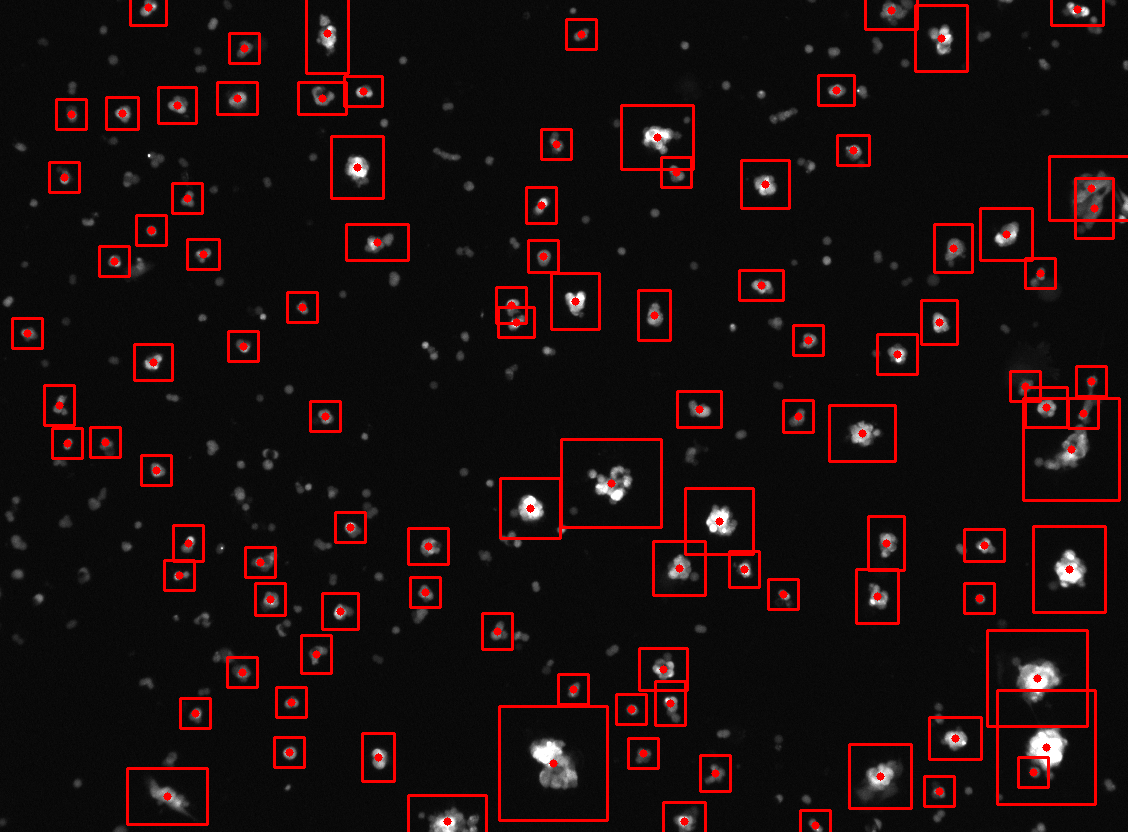
#> input picture saved_images/0.png, 1128 x 832 px
$ python -i maskcreation.py   (imports and definitions only)
#> lines starting #> are read from the running program, lines starting #| are printed output that depends on the picture; after the words box and inside, x2 and y2 are one past the last pixel; in counts of white or black regions, pixels touching at a corner belong together
#> further down, picture is the input picture: shape (832, 1128, 3); mean B, G, R 13.1, 13.1, 27.4
### improcessing.py
import cv2
import numpy as np

def apply_blur(image, kernel_size=5):
    return cv2.GaussianBlur(image, (kernel_size,kernel_size), cv2.BORDER_DEFAULT)

def apply_canny(image, threshold1=100, threshold2=230):
    return cv2.Canny(np.uint8(image), threshold1=threshold1, threshold2=threshold2)

def apply_closure(image, kernel_size=5):
    kernel = np.ones((kernel_size,kernel_size),np.uint8)
    return cv2.morphologyEx(image, cv2.MORPH_CLOSE, kernel)

# preserve_background will restore the background to its original value;
# otherwise we will clip anything darker than the background
def apply_contrast(image, factor=2, peak_offset=0, preserve_background=True):
#> called with factor = 2, peak_offset = 0, preserve_background = True
    peak = cv2.calcHist([image], [0], None, [256], [0,256]).argmax()
#> peak = 9
    image = np.float64(image) - peak
    if peak_offset:
        image += peak_offset
    image *= factor
    if preserve_background:
        image = image + peak - peak_offset
    return np.uint8(np.clip(image, 0, 255))
#> in apply_canny, `return cv2.Canny(np.uint8(image), threshold1=threshold1, threshold2=th..`:
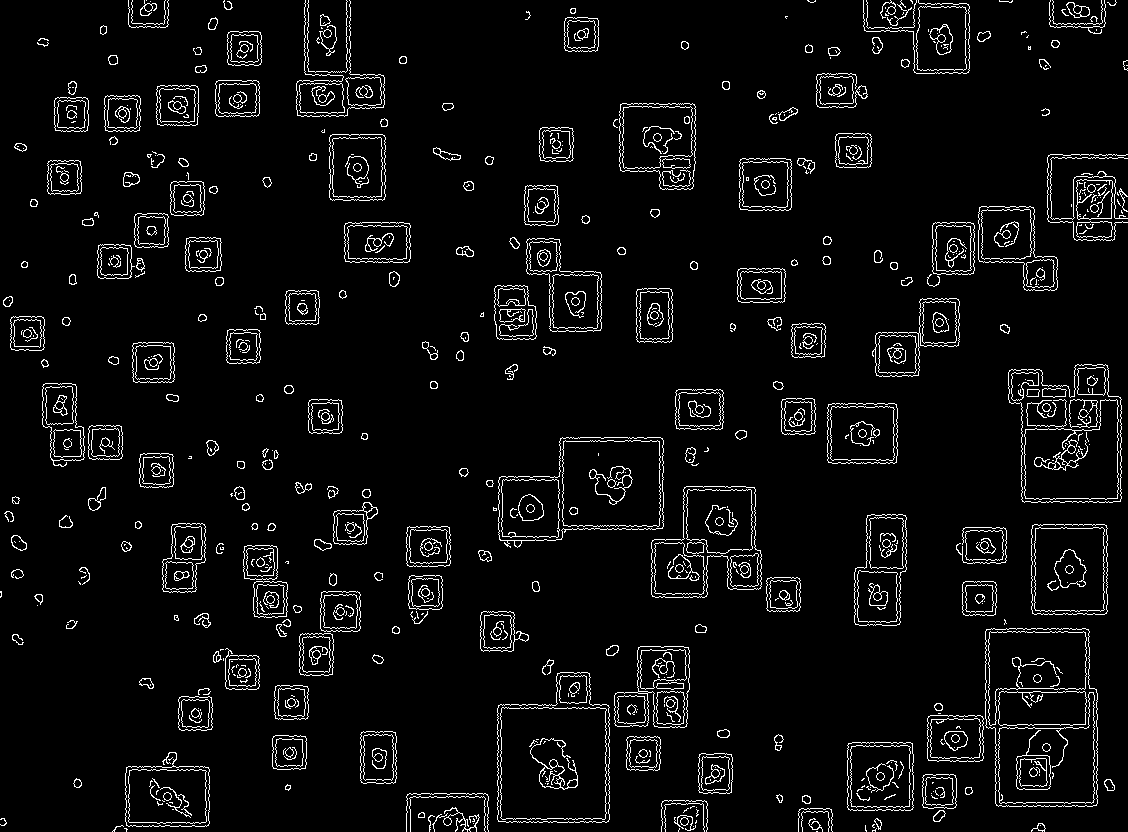
#> returned value: shape (832, 1128); 5% white in thin lines or dots
#> in apply_closure, `return cv2.morphologyEx(image, cv2.MORPH_CLOSE, kernel)`: returned value: shape (832, 1128); 12% white; 243 white regions (11 under 20 px), largest, box (x1, y1, x2, y2) and area: (927, 619, 1098, 807) 6453, (497, 646, 690, 823) 5351, (1008, 364, 1122, 503) 5066

def apply_denoise(image, h=3):
    return cv2.fastNlMeansDenoising(image, h=h)

def apply_imfill(image):
    t = image.copy()
    y_dim, x_dim = image.shape
#> y_dim = 832; x_dim = 1128
    mask = np.zeros((y_dim+2,x_dim+2), np.uint8)
    t = cv2.floodFill(t, mask, (0,0), 255)[1]
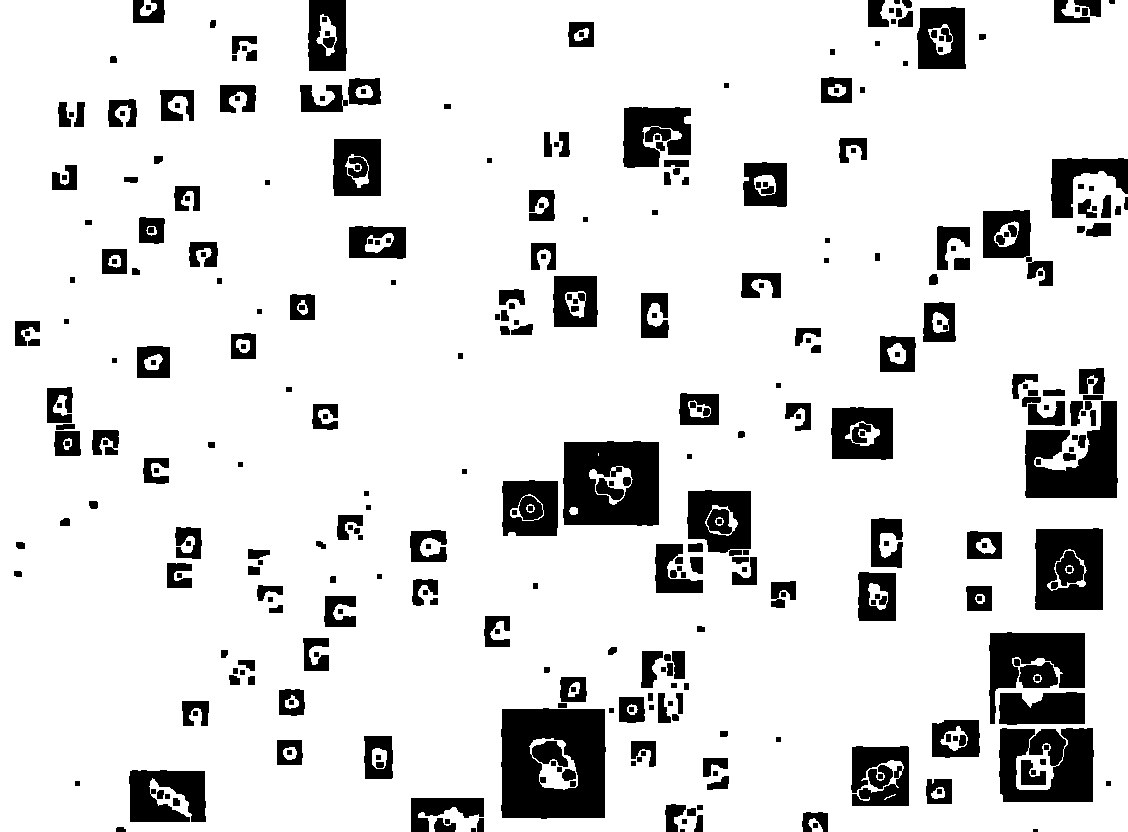
#> t: shape (832, 1128); 86% white; 356 black regions (2 under 20 px), largest, box (x1, y1, x2, y2) and area: (501, 708, 606, 819) 10129, (563, 441, 659, 526) 6979, (1025, 401, 1118, 498) 5550
    t = cv2.floodFill(t, mask, (0, y_dim-1), 255)[1]
    t = cv2.floodFill(t, mask, (x_dim-1, 0), 255)[1]
    t = cv2.floodFill(t, mask, (x_dim-1, y_dim-1), 255)[1]
    return image | cv2.bitwise_not(t)
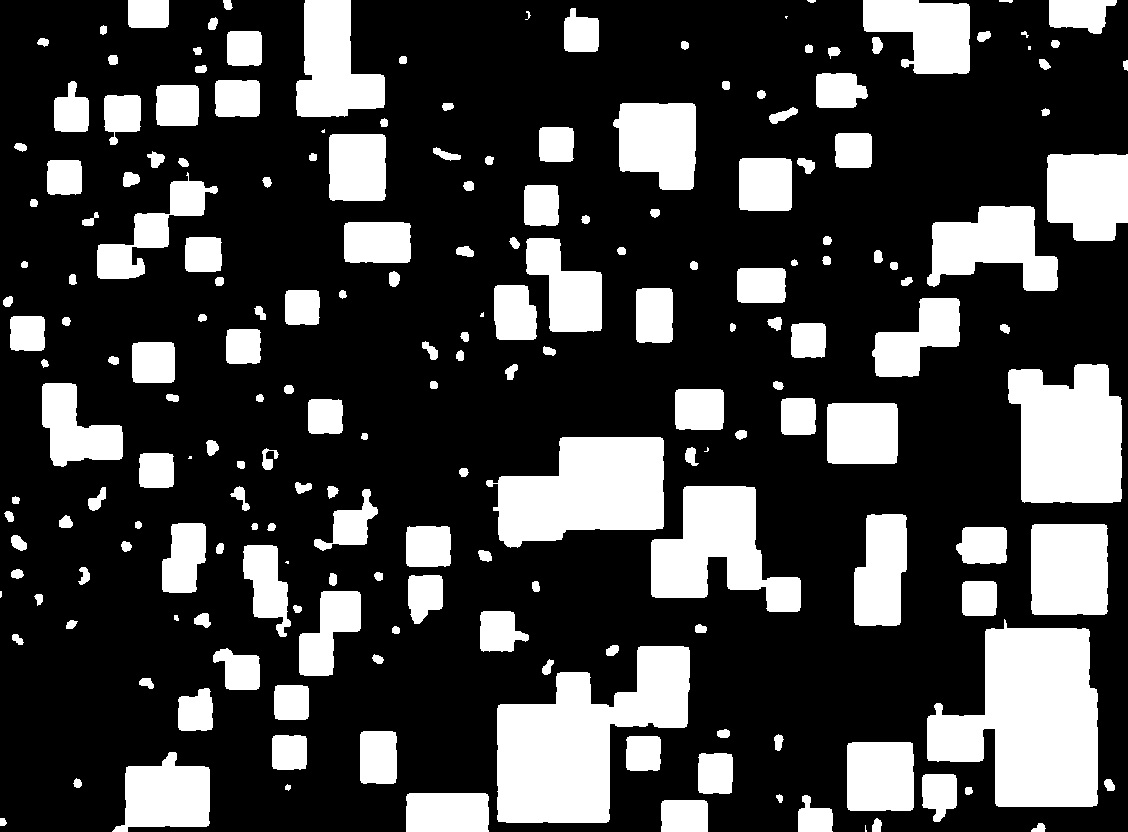
#> returned value: shape (832, 1128); 26% white; 199 white regions (9 under 20 px), largest, box (x1, y1, x2, y2) and area: (927, 619, 1098, 807) 21640, (497, 646, 690, 823) 19543, (486, 437, 664, 548) 13876

# [6 lines left out: function apply_sharpen, not called in this run]

def apply_sobel(image, kernel_size=5):
    # ddepth=-1 preserves the source depth
    return cv2.Sobel(src=image, ddepth=-1, dx=1, dy=1, ksize=kernel_size)

# connectivity: 4 to exclude diagonals, 8 to include
def get_num_components(image, connectivity=8):
    return cv2.connectedComponentsWithStats(image, connectivity)[0] - 1

def scale_image(image, max_value=255):
    return np.uint8(np.float64(image) * max_value / image.max())

### maskcreation.py
import cv2
import numpy as np
import yaml

from scipy import stats

from displaytools import *
from improcessing import *

def get_mask_image(image, mask_params='params_gray_mask.yml', verbosity=0):
    if type(mask_params) == str:
        with open(mask_params, 'r') as f:
            param_file = yaml.load(f, Loader=yaml.FullLoader)
            mode = param_file['mode']
            params = param_file['params']
    else:
        mode = mask_params['mode']
        params = mask_params['params']

    if verbosity:
        print("Using mode '%s'." % mode)

    if verbosity and params.get('clipLimit'):
        import matplotlib.pyplot as plt  # this is an expensive import, so put it here
        fig, (ax1, ax2) = plt.subplots(1, 2, figsize=(15,5))
        hist1 = cv2.calcHist([image], [0], None, [256], [0,256])
        ax1.plot(hist1)
        ax1.set_title("Raw Image")
        ax1.set_xlim([0,256])
        ax1.set_ylim([0,hist1.max()])

    # Save a processed image for later
    # Note that these parameters are intentionally hard-coded
    # We are also deliberately not sharpening here
    if params.get('canny_unmasking'):
        enhanced = apply_contrast(image, 2)  # hard-coded factor
        canny = apply_canny(enhanced, *params.get('canny_unmasking'))
        # Binarize this so that we can apply operations on it later
        canny_filled = np.uint8(apply_imfill(apply_closure(canny, 5)) != 0)

    ### IMAGE PREPROCESSING ###

    if params.get('invert_image'):
        image = 255 - image
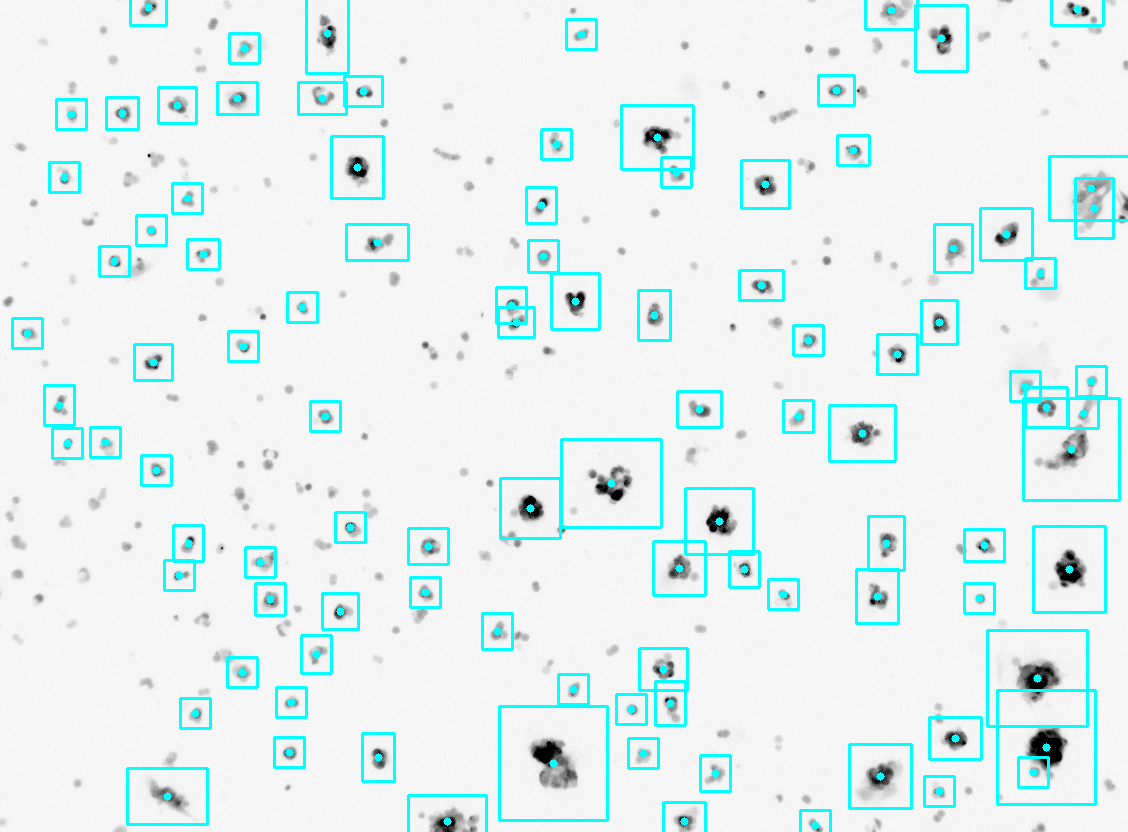
#> image: shape (832, 1128, 3); mean B, G, R 241.9, 241.9, 227.6

    if params.get('denoise_pre'):
        if verbosity:
            print("Denoising with intensity %i." % params['denoise_pre'])
        image = apply_denoise(image, params['denoise_pre'])

    if params.get('contrast'):
        if verbosity:
            print(("Enhancing contrast by factor of %.2f, with "
                   "offset=%s and preserve_background=%s.") %
                  (params['contrast'], params['offset'], params['preserve_background']))
        image = apply_contrast(image, params['contrast'],
                               params['offset'], params['preserve_background'])

    if params.get('clipLimit'):
        if verbosity:
            print("Equalizing histogram.")
        image = cv2.createCLAHE(params['clipLimit'], tileGridSize=(8,8)) \
                   .apply(image)

    if params.get('denoise_post'):
        if verbosity:
            print("Denoising with intensity %i." % params['denoise_post'])
        image = apply_denoise(image, params['denoise_post'])

    if verbosity and params.get('clipLimit'):
        ax2.plot(cv2.calcHist([image], [0], None, [256], [0,256]))
        ax2.set_title("Preprocessed")
        ax2.set_xlim([0,256])
        ax2.set_ylim([0,hist1.max()])

    ### IMAGE BINARIZATION ###

    if mode == "background_filter":
        peak = cv2.calcHist([image], [0], None, [256], [0,256]).argmax()
        lower = peak - params['lower_width']
        upper = peak + params['upper_width']
        if verbosity:
            print("Filtering background between values %i and %i." % (lower, upper))
        binarized = np.uint8((image < lower) | (image > upper))
    elif mode == "edge_canny":
        if verbosity:
            print("Applying Canny with thresholds %i and %i." %
                  (params['canny_thresh1'], params['canny_thresh2']))
        image = apply_sharpen(image)
        binarized = apply_canny(image, params['canny_thresh1'], params['canny_thresh2'])
    elif mode == "edge_sobel":
        if verbosity:
            print("Applying Sobel with kernel size of %i." % params['sobel_ks'])
        image = apply_sharpen(image)
        sobel = apply_sobel(image, params['sobel_ks'])
        _, binarized = cv2.threshold(sobel, 0, 255, cv2.THRESH_BINARY+cv2.THRESH_OTSU)
    elif mode == "kmeans":
        if verbosity:
            print("Applying k-means with %i attempts." % params['attempts'])
        criteria = (cv2.TERM_CRITERIA_EPS + cv2.TERM_CRITERIA_MAX_ITER, 10, 1.0)
        _, labels, _ = cv2.kmeans(np.float32(raw_image.flatten()), 2, None, criteria,
                       params['attempts'], cv2.KMEANS_PP_CENTERS)
        binarized = np.uint8(labels.reshape(image.shape))
        if stats.mode(labels.flatten()).mode[0]:
            binarized = cv2.bitwise_not(binarized)  # POSSIBLE BUG, COMPARE TO (1 - binarized)
    elif mode == "thresh_adaptive":
        if verbosity:
            print("Applying adaptive thresholding with kernel size of %i and C=%i." %
                  (params['thresh_ks'], params['C']))
#> (the run stopped early here; a loop or call above may not have finished)
